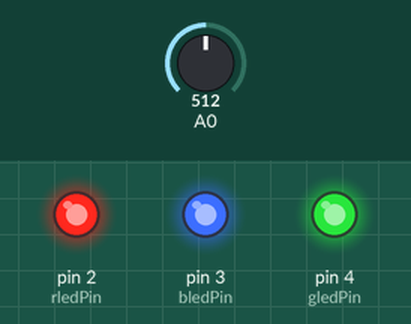
This sketch was run on a simulated Arduino Uno, built with avr-gcc and run on an emulated ATmega328P. Shown: output pins drawn as LEDs (lit = HIGH). The test bench sets the inputs (shaded band); at power-on: A0 = 512. What the sketch prints to the serial monitor is not drawn.

Above: at 1.2 s.
1.3 s: A0 set to 716
4.3 s: A0 set to 511
Timing chart, 0 to 7.3 s (numbered marks = the images above; inputs shaded):
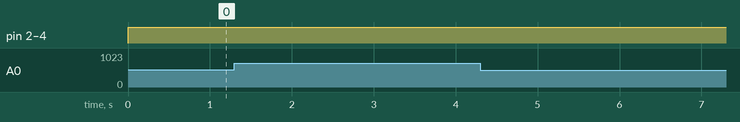

The sketch:

Detector_2021_Due2.ino
```cpp
//import libraries

//These constants will not change during operation of the device
//  LEDs
const int rledPin = 2;
const int bledPin = 3;
const int gledPin = 4;
// LED salinity ranges

const int rledMin = 0;       //min r temp value in ppm
const int rledMax = 26;       //max r temp value in ppm
const int gledMin = 0;       //min g temp value in ppm
const int gledMax = 51;       //max g temp value in ppm
const int bledMin = 0;       //min b temp value in ppm
const int bledMax = 75;       //max b temp value in ppm
//  calc
int analogInput = 0;
float vout = 0.0;
float vin = 0.0;
float R1 = 4700.0; // resistance of R1 (100K) -see text!
float R2 = 4700.0; // resistance of R2 (10K) - see text!
int value = 0;


//conductivity shit
const int swtichPin = 6; // this sets a constant called swiconcentrationhPin to analog pin 6 on the Arduino (for optional LCD display)
int swiconcentrationhState = 0; //this sets the integer called swiconcentrationhState to 0 (or low)
int condVal; //this sets an integer called condVal which is used in calculations below

//void setup{} {
  //Serial.begin(9600); //establishes a connection to the Arduino at a baud rate of 9600
  //lcd.begin
//}

void setup()
{
  pinMode(analogInput, INPUT);
  pinMode(rledPin,  OUTPUT);  //set rled pin to output mode
  pinMode(gledPin,  OUTPUT);  //set gled pin to output mode
  pinMode(bledPin,  OUTPUT);  //set bled pin to output mode
  //analogReadResolution(12);
  Serial.begin(9600);         //begins output to serial monitor
}

void loop() {
  condVal = analogRead(A0); //sets the integer condVal equal to value read from A0
  vout = (condVal * 3.30) / 1024.0; // see text
  vin = vout / (R2/(R1+R2));
  //As conductivity increases, voltage drop across probe also increases
  float concentration = vin*0.55; // converts EC to ppm of NaCl
  Serial.print("\n");
  Serial.print("Concentration: ");
  Serial.print(concentration, 4);
  Serial.print(" ppm NaCl      ");
  Serial.print("Voltage: ");
  Serial.print(condVal, 5);

  if (  (rledMin <= concentration) &&  (concentration <= rledMax)  ) {
      digitalWrite(rledPin, HIGH);      //turns on rled pin
    }

    else {                                //turns rled off if temp is not in correct range
      digitalWrite(rledPin, LOW);
    }

    if (  (gledMin <= concentration) &&  (concentration <= gledMax)  ) {
      digitalWrite(gledPin, HIGH);      //turns on gled pin
    }

    else {                                //turns gled off if temp is not in correct range
      digitalWrite(gledPin, LOW);
    }

    if (  (bledMin <= concentration) &&  (concentration <= bledMax)  ) {
      digitalWrite(bledPin, HIGH);      //turns on bled pin
    }

    else {                                //turns bled off if temp is not in correct range
      digitalWrite(bledPin, LOW);
    }
}
```

Measured:
- after the input at 1.3 s, every drawn part: stays the same
- after the input at 4.3 s, every drawn part: stays the same
